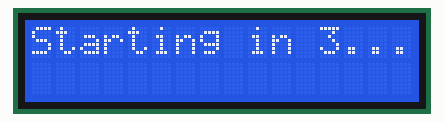
Simulated run of this sketch. Board: Arduino Uno, built with avr-gcc and run on an emulated ATmega328P. Parts: 16×2 character LCD. What the sketch prints to the serial monitor is not drawn.

Above: at 0.1 s.
At 2.1 s:
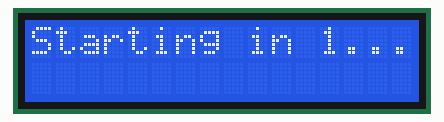
At 3.1 s:
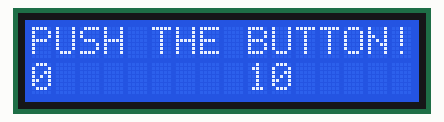
At 8.1 s:
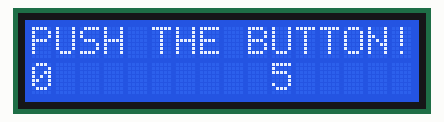
At 13.2 s:
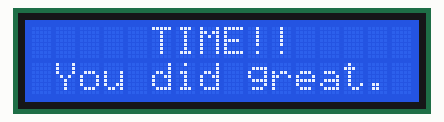
At 14.2 s:
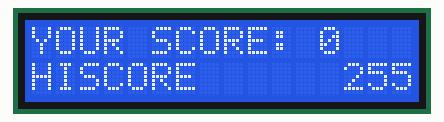

Measured:
- what the display in image 1 shows lasts 1.0 s, from 2.1 s to 3.1 s

The sketch:

buttonPressgame.ino
```cpp
#include <LiquidCrystal.h>
#include <EEPROM.h>
int eeprom_addr = 0;
LiquidCrystal lcd(8, 9, 4, 5, 6, 7); // select the pins used on the LCD panel
// define some values used by the panel and buttons
int lcd_key = 0;
int adc_key_in = 0;
#define btnRIGHT 0
#define btnUP 1
#define btnDOWN 2
#define btnLEFT 3
#define btnSELECT 4
#define btnNONE 5

#define inputPin 0

static const char* names[] = {"AJIS", "EMMA", "KOKO", "KATE", "KATH", "MATT", "SAXE", "SIVI"};
char* hiUser;
int hiScore;
static const int GAME_TIME = 10;

unsigned long tempTime;

// ------
// USER-DEFINED FUNCTIONS
// ------

// read the buttons
int read_LCD_buttons(){
  adc_key_in = analogRead(0); // read the value from the sensor
  // my buttons when read are centered at these valies: 0, 144, 329, 504, 741
  // we add approx 50 to those values and check to see if we are close
  // We make this the 1st option for speed reasons since it will be the most likely result
  if (adc_key_in > 1000) return btnNONE;
  // For V1.0 comment the other threshold and use the one below:
  if (adc_key_in < 50) return btnRIGHT;
  if (adc_key_in < 195) return btnUP;
  if (adc_key_in < 380) return btnDOWN;
  if (adc_key_in < 555) return btnLEFT;
  if (adc_key_in < 790) return btnSELECT;
  return btnNONE; // when all others fail, return this.
}

char* user_select() {
  lcd.clear();
  char* username = new char[4];
  username = "test";
  // Allow the user to cycle through users and choose one
  lcd.setCursor(0,0); // move to the begining of the first line
  lcd.print("SELECT NAME");

  int nameIndex = 0;
  while(1) { // read the buttons until a name is selected
    lcd_key = read_LCD_buttons();
    switch (lcd_key){
      case btnUP:{
        if (nameIndex == 0) {
          nameIndex = 7;
        } else {
          nameIndex--;
        }
        lcd.setCursor(0,1);
        lcd.print(names[nameIndex]);
      }
      case btnDOWN:{
        if (nameIndex == 7) {
          nameIndex = 0;
        } else {
          nameIndex++;
        }
        lcd.setCursor(0,1);
        lcd.print(names[nameIndex]);
      }
      case btnSELECT:{
        username = names[nameIndex];
        break;
      }
      case btnNONE:{
        lcd.setCursor(0,1);
        lcd.print(names[nameIndex]);
      }
    }
    //lcd.setCursor(5,1);
    //lcd.print(nameIndex);
    delay(200);
  }
  return username;
}

int play_game() {
  lcd.clear();
  lcd.setCursor(0,0);
  lcd.print("Starting in 3...");
  delay(1000);
  lcd.setCursor(0,0);
  lcd.print("Starting in 2...");
  delay(1000);
  lcd.setCursor(0,0);
  lcd.print("Starting in 1...");
  delay(1000);

  lcd.clear();
  unsigned long start_time = millis();
  unsigned long time_remaining = 0;
  int numPresses = 0;
  bool buttonUp = true;
  /* Button press detection:
  - buttonUp is true if button is up
  - When button is depressed (READ = LO), buttonUp is set to False
    - numPresses is iterated here
  - When button is let up again (READ = HI), buttonUp is set to True
  - Now, it has another opportunity to be set False again the next
    time the button is detected to be read.
  */
  Serial.println("Play Game");
  Serial.println(millis());
  Serial.println(start_time);
  Serial.println("Entering Loop");

  while(millis() - start_time < GAME_TIME*1000) {
    Serial.print("Current Time: ");
    Serial.println(millis());
    Serial.print("Start Time  : ");
    Serial.println(start_time);

    lcd.setCursor(0,0); // move to the begining of the first line
    lcd.print("PUSH THE BUTTON!");

    lcd.setCursor(0,1); // move to the begining of the second line
    lcd.print(numPresses);

    //delay(1000);
    if (buttonUp) { // look for when the button is depressed
      if (digitalRead(inputPin) == LOW) {
        buttonUp = false;
        numPresses++;
      }
    } else { // look for when the button is let up again
      if (digitalRead(inputPin) == HIGH) {
        buttonUp = true;
      }
    }

    time_remaining = (GAME_TIME - (millis() - start_time)/1000);
    if (time_remaining == GAME_TIME) {
      lcd.setCursor(9,1);
      lcd.print(time_remaining);
    } else {
      lcd.setCursor(9,1);
      lcd.print(" ");
      lcd.print(time_remaining);
    }
  }
  return numPresses;
}

void display_score(int score, char* hiUser) {
  hiScore = EEPROM.read(eeprom_addr);
  lcd.clear();
  lcd.setCursor(5,0);
  lcd.print("TIME!!");
  lcd.setCursor(1,1);
  lcd.print("You did great.");
  delay(1000);
  lcd.clear();
  while(digitalRead(inputPin) == HIGH) {
    lcd.setCursor(0,0); // put LCD cursor at the start
    lcd.print("YOUR SCORE: ");
    lcd.setCursor(12,0);
    lcd.print(score);

    lcd.setCursor(0,1);
    lcd.print("HISCORE ");
    //lcd.setCursor(8,1);
    //lcd.print(hiUser);
    lcd.setCursor(13,1);
    lcd.print(hiScore);
  } // leave when the button is pressed
  delay(200);
}

// ------
// MAIN SETUP AND LOOP FUNCTIONS
// ------

void setup(){
  lcd.begin(16, 2); // start the library
  lcd.setCursor(0,0); // set the LCD cursor position
  lcd.print("Push the buttons"); // print a simple message on the LCD
  pinMode(inputPin, INPUT_PULLUP); // receive external pushbutton input on D0

  hiUser = new char[4];
  hiUser = "    ";
  hiScore = 0;

  Serial.begin(9600);
  while (!Serial) {
    ; // wait for serial port to connect. Needed for native USB port only
  }

  Serial.println("Serial Port Connected");
}

void loop(){
  char* user = new char[4];
  //user = user_select();
  int score = play_game();
  if (score > hiScore) {
    //hiUser = user;
    EEPROM.write(eeprom_addr, score);
  }
  display_score(score, hiUser);
}
```
